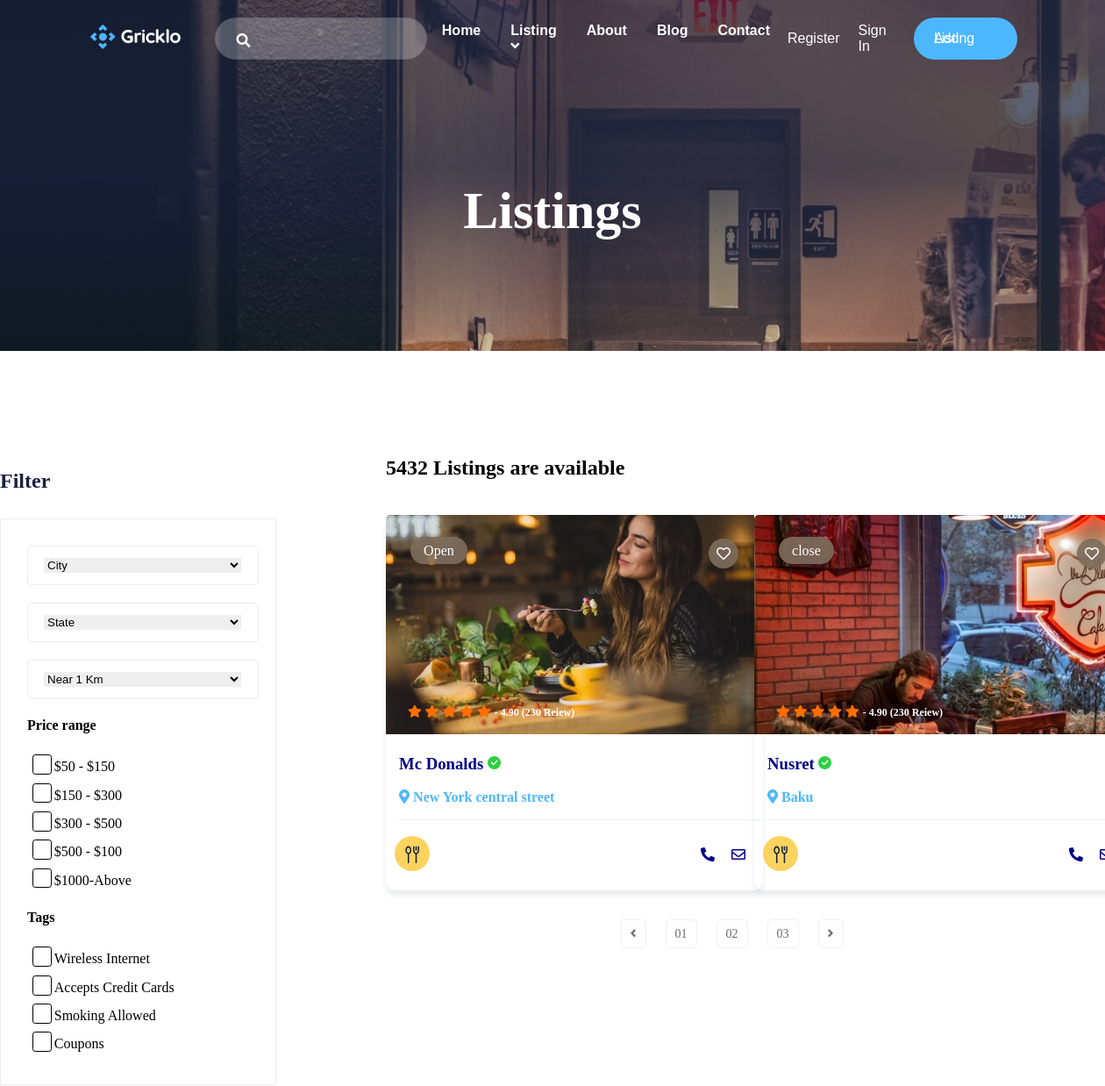
The page /listing (upper part) on the database as committed earlier.
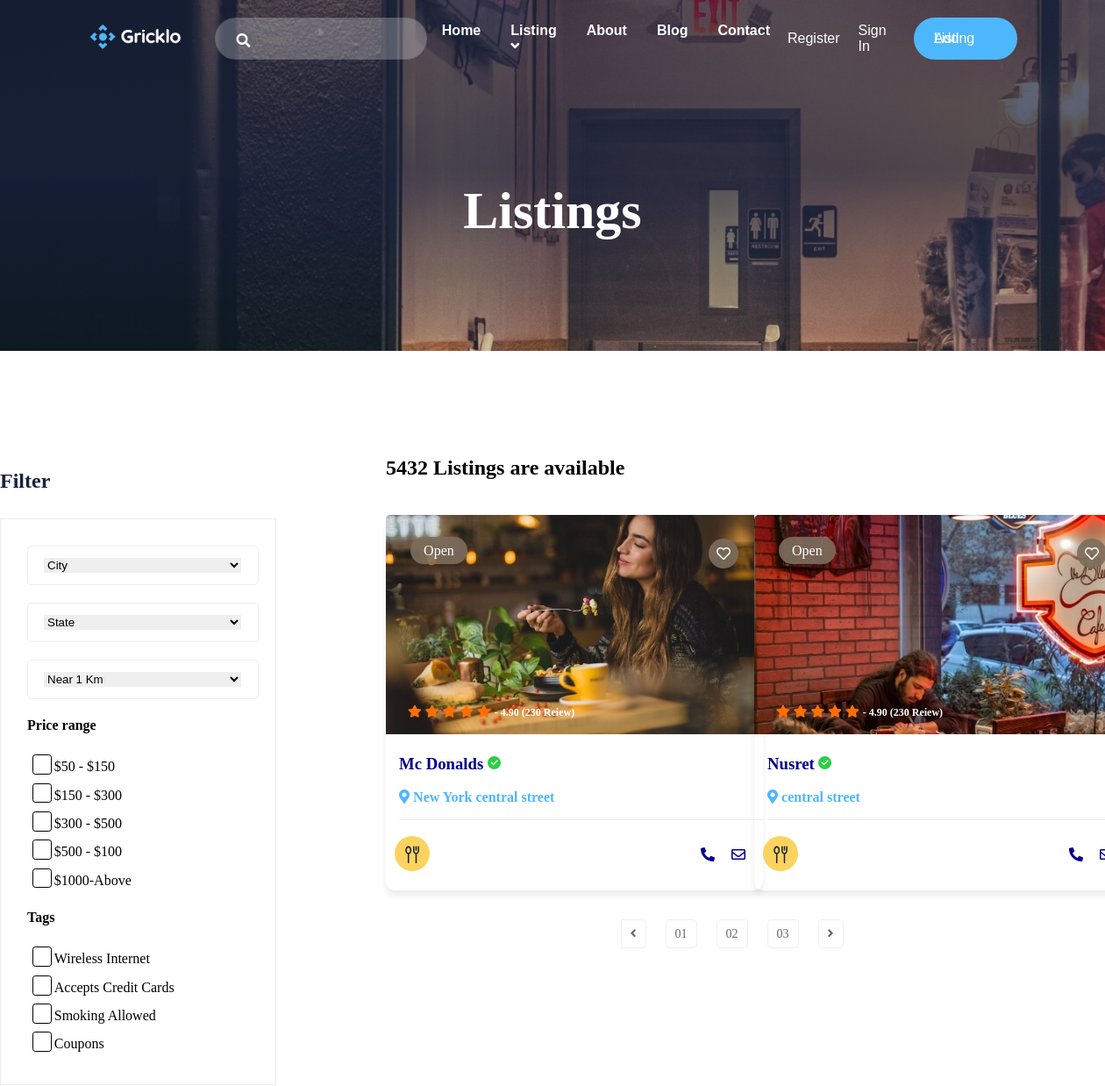
The same page on the database as committed later.
### gricklo/models.py (models this page shows, shortened)
class Restaurant(db.Model):
    __tablename__ = "restaurant"
    id = db.Column(db.Integer, primary_key=True)
    title = db.Column(db.String(20),nullable=False)
    location = db.Column(db.String(50), nullable=False)
    status = db.Column(db.String(50), nullable=False)
    phone = db.Column(db.String(50), nullable=False)
    image = db.Column(db.String(20),default='image.png')
    city = db.Column(db.Integer,db.ForeignKey('city.id'),nullable=False)

### gricklo/controlers.py (the view)
@app.route("/listing")
def listing():
    restaurants = Restaurant().query.all()
    return render_template("listing.html" , restaurants= restaurants)

### gricklo/templates/listing.html (shortened to what the changed rows need)
<!DOCTYPE html>
<html lang="en">
<head>
    <link rel="stylesheet" href="{{ url_for('static', filename='css/listing.css') }}">
</head>
<body>
    {% extends "layout.html"%}
    {% block content%}
    <main>
        <div class="bg-listing d-flex align-items-center justify-content hero-overly">
            <div class="listing-text ">
                <h2>Listings</h2>
            </div>
        </div>
        <div class="listin-area section-padding">
            <div class="container">
                <div class="row justify-content-between">
                    <div class="col-8">
                        <div class="row">
                            <div class="col-12">
                                <div class="listing-tittle ml-20 ">
                                    <h2>5432 Listings are available</h2>
                                </div>
                            </div>
                        </div>
                        <div class="row">
                            {% for restaurant in restaurants %}
                            <div class="col-6">
                                <div class="properties-card positon-r">
                                    <a href="">
                                        <img src="/static/uploads/{{restaurant.image}}" alt="">
                                    </a>
                                    <div class="img-text">
                                        <span>{{restaurant.status}}</span>
                                    </div>
                                    <div class="icon">
                                        <i class="far fa-heart"></i>
                                    </div>
                                    <div class="ratting">
                                        <ul>
                                            <li><i class="fas fa-star"></i></li>
                                            <li><i class="fas fa-star"></i></li>
                                            <li><i class="fas fa-star"></i></li>
                                            <li><i class="fas fa-star"></i></li>
                                            <li><i class="fas fa-star"></i></li>
                                            <li><span> - 4.90 (230 Reiew)</span></li>
                                        </ul>
                                    </div>
                                    <div class="properties-tittle ml-15 ">
                                        <h3>
                                            <a href="#">{{restaurant.title}}</a>
                                            <img src="/static/img/varified.png " alt="">
                                        </h3>
                                        <p>
                                            <i class="fas fa-map-marker-alt blue">
                                                    {{restaurant.location}}
                                            </i>
                                        </p>
                                    </div>
                                    <div class="properties-footer d-flex">
                                        <div class="restaurant-name">
                                            <img src="/static/img/restaurant-icon.svg" alt="">
                                        </div>
                                        <h3>
                                        </h3>
                                        <div class="contact">
                                            <ul>
                                                <li><a href=""><i class="fas fa-phone-alt mr-15"></i></a></li>
                                                <li>
                                                    <a href=""><i class="far fa-envelope mr-15"></i></a>
                                                </li>
                                            </ul>
                                        </div>
                                    </div>
                                </div>
                            </div>
                            {% endfor %}
                        </div>
                    </div>
    </main>
    {% endblock %}

Rows that differ between the two databases and show on the page:
changed Restaurant "Nusret": status "close" → "Open"; location "Baku" → "central street"
